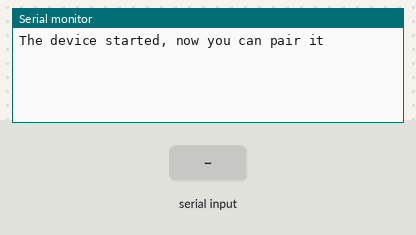
Recording of a sketch running on a simulated STM32 Blue Pill. On the bench: the last lines printed to the serial monitor. The inputs (shaded band) are chosen by the test bench. Nothing arrives over Bluetooth unless stated.

Above: at 1.2 s.
1.3 s: "1" received over the second serial link
At 1.9 s:
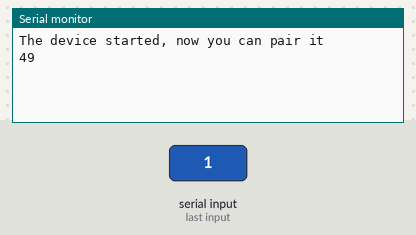
2.8 s: "0" received over the second serial link
At 4.0 s:
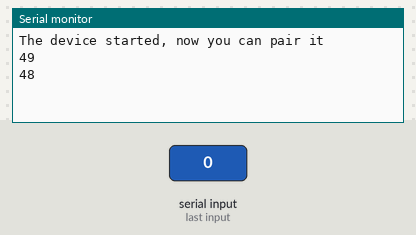
4.3 s: "2" received over the second serial link
At 5.4 s:
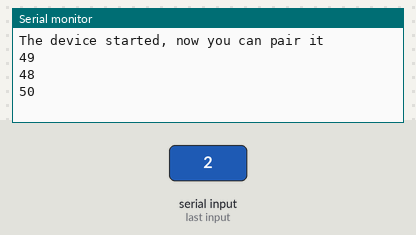

Measured:
- after the input at 1.3 s, the serial monitor: prints a new line at once (image 1)
- after the input at 2.8 s, the serial monitor: prints a new line at once (image 2)
- after the input at 4.3 s, the serial monitor: prints a new line at once (image 3)

The sketch:

BLE_UART.ino
```cpp
#include <HardwareSerial.h>
#include "BluetoothSerial.h"

HardwareSerial SerialPort (2); // use UART2

#if !defined(CONFIG_BT_ENABLED) || !defined(CONFIG_BLUEDROID_ENABLED)
#error Bluetooth is not enabled! Please run `make menuconfig` to and enable it
#endif
BluetoothSerial SerialBT;

void setup()
{
  Serial.begin(9600);
  SerialBT.begin("ESP32test"); //Bluetooth device name
  Serial.println("The device started, now you can pair it");
  SerialPort.begin(9600, SERIAL_8N1, 16, 17);
}
void loop()
{
  if (SerialPort.available())
  {
    uint32_t number = SerialPort.read();
    SerialBT.write (number);
    Serial.println(number);
  }
}
```
